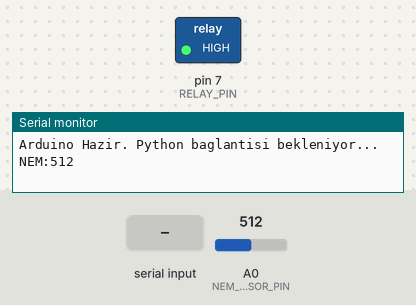
The sketch below on a simulated Arduino Uno, built with avr-gcc and run on an emulated ATmega328P. On the bench: switched loads named in the sketch (green lamp = pin HIGH), the last lines printed to the serial monitor. The inputs (shaded band) are chosen by the test bench; at power-on: A0 (NEM_SENSOR_PIN) = 512.

Above: at 1.2 s.
1.3 s: "SULA\n" received over Serial
At 3.0 s:
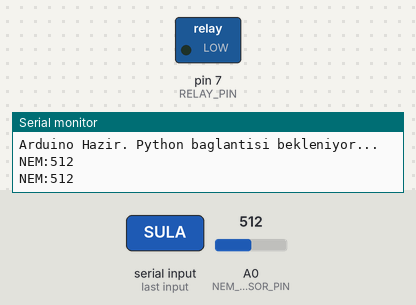
3.5 s: "DUR\n" received over Serial
At 4.5 s:
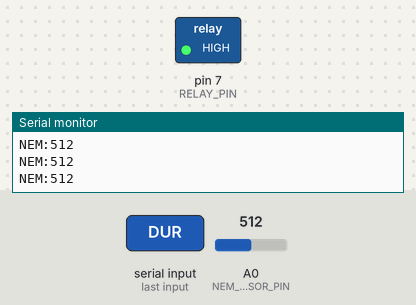
Timing chart, 0 to 6.5 s (numbered marks = the images above; inputs shaded):
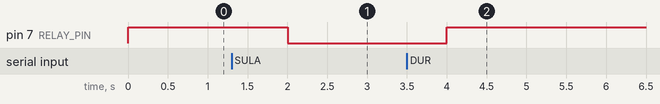

Measured:
- after the input at 1.3 s, pin 7 (RELAY_PIN): HIGH → LOW after 0.70 s
- after the input at 3.5 s, pin 7 (RELAY_PIN): LOW → HIGH after 0.50 s

The sketch:

tarim_arduino.ino
```cpp
/*
  Basit Akıllı Tarım Sistemi (Arduino Köprüsü)

  Bu kod, Arduino'yu bir "köprü" olarak kullanır.
  1. Toprak nem sensörünün analog değerini okur.
  2. Bu değeri seri port üzerinden Python'a (bilgisayara) gönderir.
  3. Python'dan "SULA" veya "DUR" komutlarını bekler.
  4. Gelen komuta göre röleyi (pompayı) açar veya kapatır.
*/

// --- Pin Tanımlamaları ---
#define NEM_SENSOR_PIN A0  // Toprak nem sensörünün ANALOG çıkış pini
#define RELAY_PIN 7        // Röle modülünün IN pini

void setup() {
  // Seri iletişimi başlat (Python ile bu hızda konuşacağız)
  Serial.begin(9600);

  // Pin modlarını ayarla
  pinMode(RELAY_PIN, OUTPUT);

  // Başlangıçta pompanın kapalı olduğundan emin ol
  // Çoğu röle modülü 'LOW' (DÜŞÜK) sinyali ile aktif olur (Active-LOW).
  // Bu yüzden 'HIGH' (YÜKSEK) göndererek pompayı başlangıçta kapalı tutuyoruz.
  digitalWrite(RELAY_PIN, HIGH);

  Serial.println("Arduino Hazir. Python baglantisi bekleniyor...");
}

void loop() {
  // 1. Sensörden veriyi oku
  // analogRead 0 (çok ıslak) ile 1023 (çok kuru) arasında bir değer verir
  int nemDegeri = analogRead(NEM_SENSOR_PIN);

  // 2. Veriyi Python'a Gönder
  // Format: NEM:DEGER
  Serial.print("NEM:");
  Serial.println(nemDegeri);

  // 3. Python'dan komut bekle
  if (Serial.available() > 0) {
    // Satır sonuna kadar gelen veriyi oku
    String command = Serial.readStringUntil('\n');
    command.trim(); // Başındaki/sonundaki boşlukları temizle

    if (command == "SULA") {
      // Röleyi aktif et (pompayı çalıştır)
      digitalWrite(RELAY_PIN, LOW); // Active-LOW röle için
    }
    else if (command == "DUR") {
      // Röleyi kapat (pompayı durdur)
      digitalWrite(RELAY_PIN, HIGH); // Active-LOW röle için
    }
  }

  // Veri gönderme ve okuma arasında bir gecikme
  // Python betiğiyle senkronize olması için
  delay(2000);
}
```
